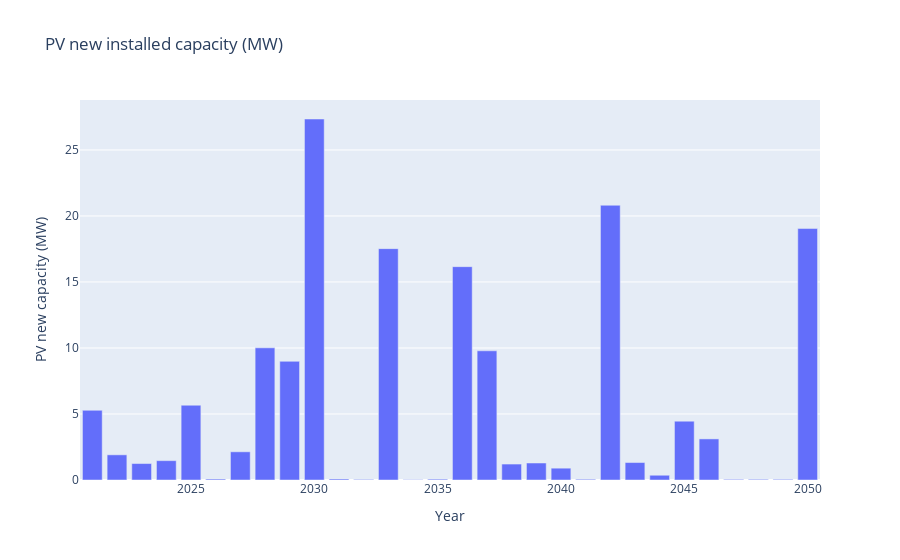

The notebook cell this image was saved under:
### Code cell
df = latePV10.loc[latePV10.Year>2020]

fig = px.bar(df, x='Year', y='PV_new_cap(MW)', #color='variable',
             title='PV new installed capacity (MW)',
#              color_discrete_sequence=px.colors.qualitative.Set2,
             labels={"PV_new_cap(MW)": "PV new capacity (MW)"}
            )
fig.show()

### Figure 1 — Plotly figure (JSON) as saved in the notebook; plotly's stock layout.template omitted (floating-point values rounded to 4 significant figures)
{"data": [{"alignmentgroup": "True", "hovertemplate": "Year=%{x}<br>PV new capacity (MW)=%{y}<extra></extra>", "legendgroup": "", "marker": {"color": "#636efa"}, "name": "", "offsetgroup": "", "orientation": "v", "showlegend": false, "textposition": "auto", "type": "bar", "x": [2021, 2022, 2023, 2024, 2025, 2026, 2027, 2028, 2029, 2030, 2031, 2032, 2033, 2034, 2035, 2036, 2037, 2038, 2039, 2040, 2041, 2042, 2043, 2044, 2045, 2046, 2047, 2048, 2049, 2050], "xaxis": "x", "y": [5.279, 1.907, 1.246, 1.464, 5.664, 0.07286, 2.136, 10.01, 8.988, 27.34, 0.0774, 0.04387, 17.52, 0.02447, 0.06443, 16.16, 9.785, 1.207, 1.288, 0.8951, 0.0562, 20.81, 1.322, 0.3607, 4.457, 3.112, 0.04741, 0.05105, 0.04951, 19.05], "yaxis": "y"}], "layout": {"barmode": "relative", "legend": {"tracegroupgap": 0}, "title": {"text": "PV new installed capacity (MW)"}, "xaxis": {"anchor": "y", "domain": [0, 1], "title": {"text": "Year"}}, "yaxis": {"anchor": "x", "domain": [0, 1], "title": {"text": "PV new capacity (MW)"}}}}
